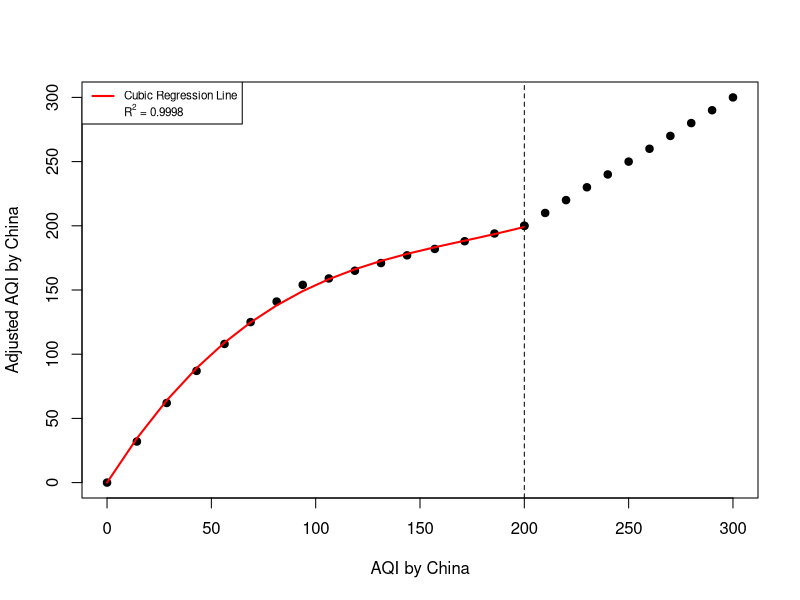
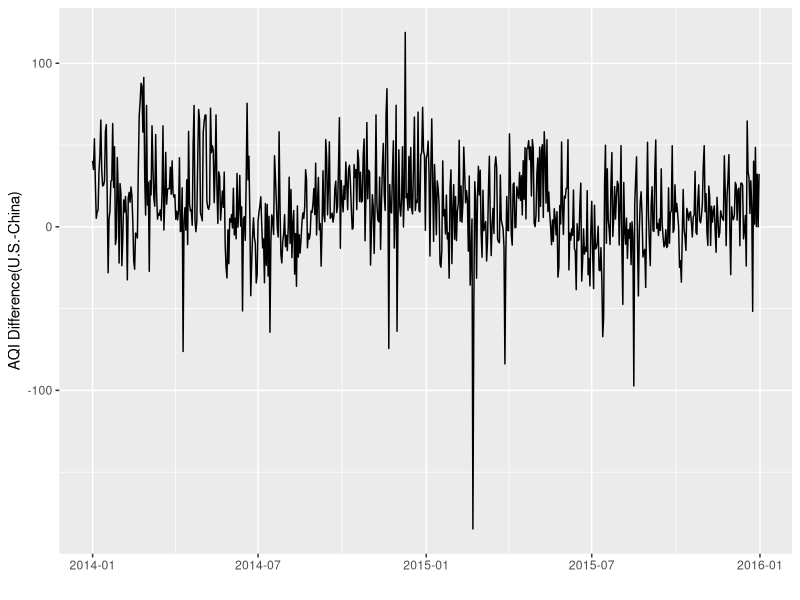

Write R code to recreate these figures, in order. (Note: this script raises an error after producing the figures.)
## ---- chunk 1
suppressPackageStartupMessages(library(dplyr))
library(ggplot2)
library(readxl)
aqidiff <- read_excel("aqi_raw.xlsx", sheet = 1)
# Inpute missing values from other data sources
aqidiff[is.na(aqidiff$China_AQI), "China_AQI"] <- c(330, 215, 209, 186, 181, 71, 33)

# Adjust PM2.5
x <- c(0, 14.3, 28.6, 42.9, 56.3, 68.8, 81.3, 93.8, 106.3, 118.8, 131.3, 143.8, 157.1, 171.4, 185.7, 200)
y <- c(0, 32, 62, 87, 108, 125, 141, 154, 159, 165, 171, 177, 182, 188, 194, 200)

adj_lm <- lm(y~I(x^3)+I(x^2)+x+0)
# Scatterplot and regression line
x_all <- c(x, seq(200, 300, 10))
y_all <- c(y, seq(200, 300, 10))
plot(x_all, y_all, pch = 19, xlab = "AQI by China", ylab = "Adjusted AQI by China")
lines(x, predict(adj_lm), col = "red", lwd = 2)
abline(v = 200, lty = 2)
legend("topleft", col = c("red", NA), lwd = 2, 
       legend = c("Cubic Regression Line", expression(R^2 ~ "= 0.9998")), cex = 0.7)

adj_china_aqi <- unlist(sapply(1:dim(aqidiff)[1], function(x) ifelse(aqidiff$Main_Pollutant[x] == "PM2.5" && !is.na(aqidiff$Main_Pollutant[x]) && aqidiff$China_AQI[x] < 200, predict(adj_lm, newdata = data.frame(x = aqidiff$China_AQI[x])), aqidiff$China_AQI[x])))
aqidiff <- aqidiff %>% mutate(China_aqi_adj = adj_china_aqi) %>% mutate(aqi_diff = US_AQI - China_aqi_adj) %>% select(Date, China_AQI, US_AQI, China_aqi_adj, aqi_diff)
#head(aqidiff)
#summary(aqidiff)
ggplot(aqidiff, aes(Date, aqi_diff)) + geom_line() + xlab("") + ylab("AQI Difference(U.S.-China)")
## ---- chunk 2
zeromean <- aqidiff$aqi_diff-mean(aqidiff$aqi_diff)
#ts.plot(zeromean)
library(tseries)
pvalue <- adf.test(zeromean)$p.value
pvalue
## ---- chunk 3
# top 10 days by AQI diff
aqidiff %>% arrange(desc(aqi_diff)) %>% head(10)
## ---- chunk 4
aqidiff %>% filter(strftime(Date, format = "%Y") == 2015) %>% arrange(desc(aqi_diff)) %>% head(10)
## ---- chunk 5
aqidiff.ts<-ts(aqidiff$aqi_diff,frequency=365)
aqidiff.de<-decompose(aqidiff,type="additive")
plot(aqidiff.de)
